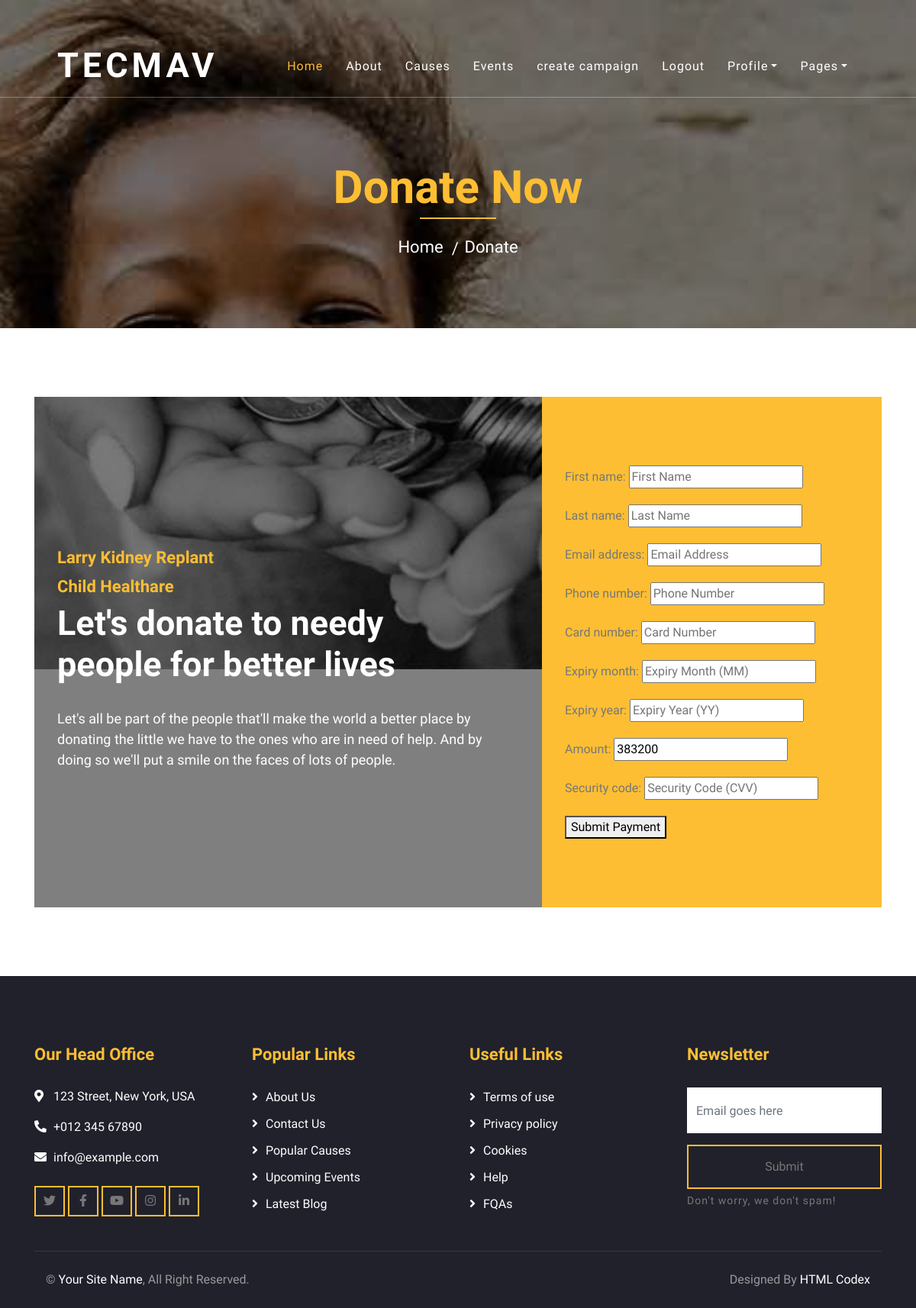
The page /process-payment/383200/2 (signed in) on the database as committed earlier.
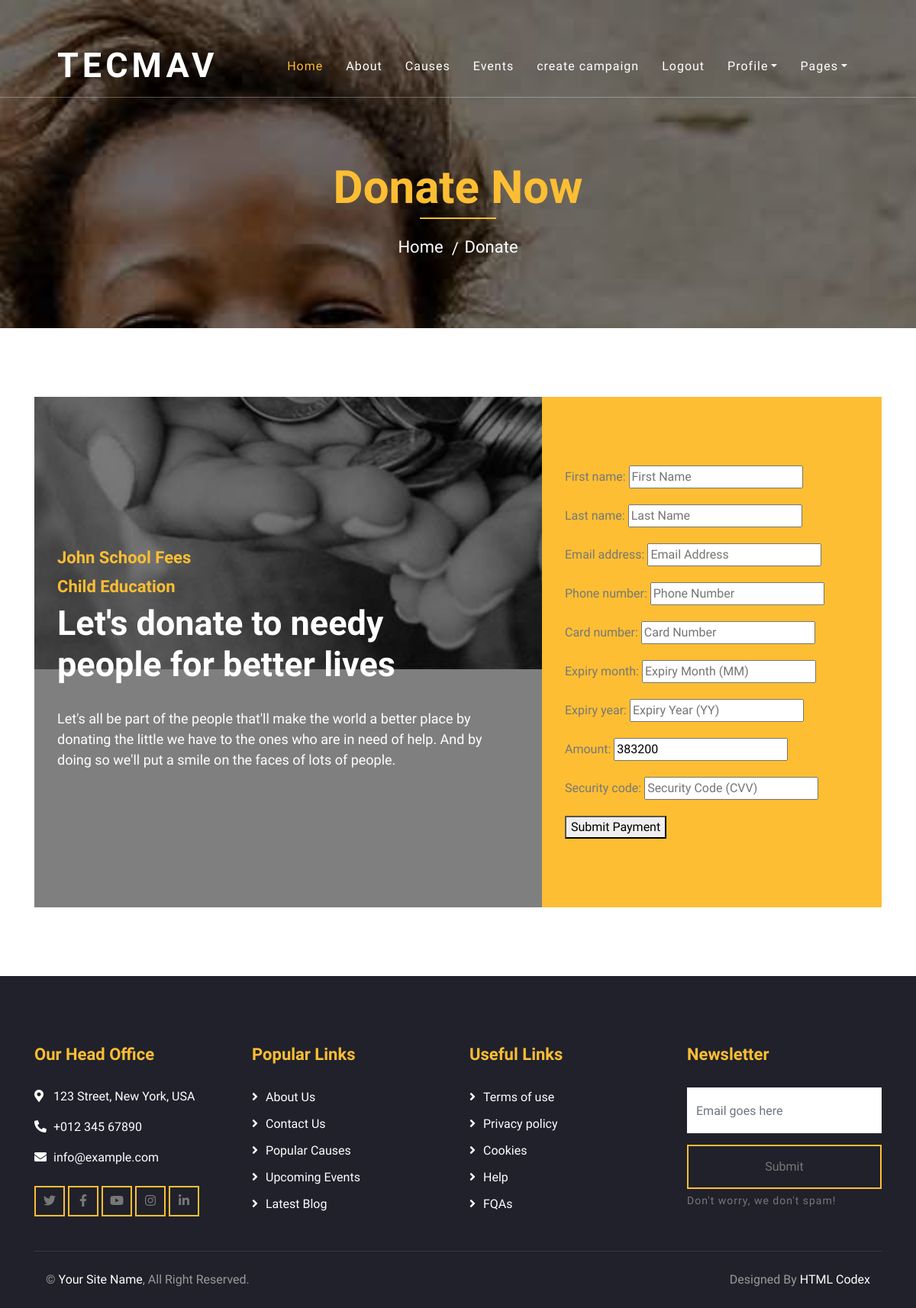
The same page on the database as committed later.
### fundraising/models.py (models this page shows, shortened)
class Campaign(models.Model):
    campaign_choices = [
        ('Child Education', 'child education'),
        ('Child Healthare', 'child healthcare')
    ]
    user = models.OneToOneField(User, on_delete=models.CASCADE)
    image = models.ImageField(upload_to='uploads/proofs/', null=False, blank=False)
    title = models.CharField(max_length=100, null=False, default=None)
    phone_number = models.CharField(max_length=50, null=False)
    goals = models.DecimalField(null=False, blank=False, decimal_places=2, max_digits=10)
    amount_raised = models.DecimalField(null=False, default=0,decimal_places=2, max_digits=10 )
    campaign_purpose = models.CharField(max_length=50, choices=campaign_choices, null=False , default='Child Education')
    created_at = models.DateTimeField(auto_now_add=True)

### fundraising/views.py (the view)
# urls.py: path('process-payment/<str:amount>/<int:campaign_id>', process_payment, name='process_payment'),
@login_required(login_url='login')
def process_payment(request, amount, campaign_id ):
    campaign = get_object_or_404(Campaign, id=campaign_id)
    if request.method == 'POST':
        form = PaymentForm(request.POST)
        if form.is_valid():
            first_name = form.cleaned_data['first_name']
            last_name = form.cleaned_data['last_name']
            email_address = form.cleaned_data['email_address']
            phone_number = form.cleaned_data['phone_number']
            card_number = form.cleaned_data['card_number']
            expiry_month = form.cleaned_data['expiry_month']
            expiry_year = form.cleaned_data['expiry_year']
            security_code = form.cleaned_data['security_code']
            pay_amount = float(amount)
            try:
                charge_success = charge_card(first_name, last_name, email_address, phone_number,
                                            card_number, expiry_month, expiry_year, security_code, pay_amount)
                try:
                    charge_success_data = json.loads(charge_success.content)  # Parse the JSON content
                    if charge_success_data('do3dsAuth'):
                        creq = charge_success_data('formData')  # This would generate the cryptogram (creq) for 3D Secure
                        threeDsUrl = "https://mtf.gateway.mastercard.com/acs/visa/v2/prompt"
                        response_data = {
                            'statusOk': {charge_success_data['statusOk']},
                            'do3dsAuth': True,
                            'threeDsUrl': threeDsUrl,
                            'formData': creq  # Cryptogram for 3D Secure
                        }
                        return JsonResponse(response_data)
                    elif charge_success_data["do3dsAuth"] == False & charge_success_data['statusOk'] :
                        donation_id = uuid.uuid4()
                        with transaction.atomic():
                            donation = Donation(
                                user_id=request.user.id,
                                amount=pay_amount,
                                campaign=campaign,
                                donation_id=donation_id,
                                payment_status='success',  # Payment successful
                            )
                            donation.save()
                            messages.success(request, "Donation Successful, Yay it's a great day")
                            return redirect('payment_success')
                    else:
                        return render(request, 'auths/payment_failure.html', {'messages': charge_success_data['message']})
                except Exception as e:
                    messages.error(request, 'please enter correct information')
                    return render(request, 'auths/payment_failure.html', {'error': str(e)})
            except Exception as e:
                return render(request, 'auths/payment_failure.html', {'error': str(e)})
        else:
            messages.error(request, 'incorrect credentials')
    else:
        form = PaymentForm(initial={'amount': amount})  # Set initial value here
    return render(request, 'auths/payment_form.html', {'form': form, 'campaign': campaign, 'amount': amount})

### fundraising/forms.py
class PaymentForm(forms.Form):
    first_name = forms.CharField(max_length=100, widget=forms.TextInput(attrs={'placeholder': 'First Name'}))
    last_name = forms.CharField(max_length=100, widget=forms.TextInput(attrs={'placeholder': 'Last Name'}))
    email_address = forms.EmailField(widget=forms.EmailInput(attrs={'placeholder': 'Email Address'}))
    phone_number = forms.CharField(max_length=20, widget=forms.TextInput(attrs={'placeholder': 'Phone Number'}))
    card_number = forms.CharField(max_length=16, widget=forms.TextInput(attrs={'placeholder': 'Card Number'}))
    expiry_month = forms.CharField(max_length=2, widget=forms.TextInput(attrs={'placeholder': 'Expiry Month (MM)'}))
    expiry_year = forms.CharField(max_length=2, widget=forms.TextInput(attrs={'placeholder': 'Expiry Year (YY)'}))
    amount = forms.DecimalField(max_digits=10, decimal_places=2)
    security_code = forms.CharField(max_length=4, widget=forms.TextInput(attrs={'placeholder': 'Security Code (CVV)'}))

### templates/auths/payment_form.html (shortened to what this page needs)
{% extends 'base.html' %}
{% load static %}
    {% block content %}
            <div class="page-header">
                <div class="container">
                    <div class="row">
                        <div class="col-12">
                            <h2>Donate Now</h2>
                        </div>
                        <div class="col-12">
                            <a href="{% url 'home' %}">Home</a>
                            <a href="{% url 'donate' %}">Donate</a>
                        </div>
                    </div>
                </div>
            </div>
            <div class="container">
                <div class="donate" data-parallax="scroll" data-image-src="{% static 'img/donate.jpg' %}">
                    <div class="row align-items-center">
                        <div class="col-lg-7">
                            <div class="donate-content">
                                <div class="section-header">
                                    <p>{{ campaign.title }}</p>
                                    <p>{{ campaign.campaign_purpose }}</p>
                                    <h2>Let's donate to needy people for better lives</h2>
                                </div>
                                <div class="donate-text">
                                    <p>
                                        Let's all be part of the people that'll make the world a better place by donating the little we have to the ones who are in need of help. And by doing so we'll put a smile on the faces of lots of people.
                                    </p>
                                </div>
                            </div>
                        </div>
                        <div class="col-lg-5">
                            <div class="donate-form">
                                <form method="POST" action="{% url 'process_payment' campaign_id=campaign.id amount=amount %}">
                                    {{ form.as_p }}
                                    <button type="submit">Submit Payment</button>
                                </form>
                            </div>
                        </div>
                    </div>
                </div>
            </div>
    {% endblock %}

### templates/base.html (shortened to what this page needs)
<!DOCTYPE html>
<html lang="en">
    <head>
        {% load static %}
        <link href="https://stackpath.bootstrapcdn.com/bootstrap/4.4.1/css/bootstrap.min.css" rel="stylesheet">
        <link href="https://cdnjs.cloudflare.com/ajax/libs/font-awesome/5.10.0/css/all.min.css" rel="stylesheet">
        <link href="{% static 'lib/flaticon/font/flaticon.css' %}" rel="stylesheet">
        <link href="{% static 'lib/animate/animate.min.css' %}" rel="stylesheet">
        <link href="{% static 'lib/owlcarousel/assets/owl.carousel.min.css' %}" rel="stylesheet">
        <link href="{% static 'css/style.css' %}" rel="stylesheet">
    </head>
    <body>
        <div class="navbar navbar-expand-lg bg-dark navbar-dark">
            <div class="container-fluid">
                <a href="{% url 'home' %}" class="navbar-brand">TECMAV</a>
                <div class="collapse navbar-collapse justify-content-between" id="navbarCollapse">
                    <div class="navbar-nav ml-auto">
                        <a href="{% url 'home' %}" class="nav-item nav-link active">Home</a>
                        <a href="{% url 'about' %}" class="nav-item nav-link">About</a>
                        <a href="{% url 'causes' %}" class="nav-item nav-link">Causes</a>
                        <a href="{% url 'event' %}" class="nav-item nav-link">Events</a>
                        <a href="{% url 'campaign' %}" class="nav-item nav-link">create campaign</a>
                        {% if user.is_authenticated %}
                            <a href="{% url 'logout' %}" class="nav-item nav-link">Logout</a>
                        {% else %}
                            <a href="{% url 'login' %}" class="nav-item nav-link">Login</a>
                        {% endif %}
                        <div class="nav-item dropdown">
                            <a href="#" class="nav-link dropdown-toggle" data-toggle="dropdown">Profile</a>
                        </div>
                        <div class="nav-item dropdown">
                            <a href="#" class="nav-link dropdown-toggle" data-toggle="dropdown">Pages</a>
                        </div>
                    </div>
                </div>
            </div>
        </div>
        {% block content %}
        {% endblock %}
        <div class="footer">
            <div class="container">
                <div class="row">
                    <div class="col-lg-3 col-md-6">
                        <div class="footer-contact">
                            <h2>Our Head Office</h2>
                            <p><i class="fa fa-map-marker-alt"></i>123 Street, New York, USA</p>
                            <p><i class="fa fa-phone-alt"></i>+012 345 67890</p>
                            <p><i class="fa fa-envelope"></i>info@example.com</p>
                            <div class="footer-social">
                                <a class="btn btn-custom" href=""><i class="fab fa-twitter"></i></a>
                                <a class="btn btn-custom" href=""><i class="fab fa-facebook-f"></i></a>
                                <a class="btn btn-custom" href=""><i class="fab fa-youtube"></i></a>
                                <a class="btn btn-custom" href=""><i class="fab fa-instagram"></i></a>
                                <a class="btn btn-custom" href=""><i class="fab fa-linkedin-in"></i></a>
                            </div>
                        </div>
                    </div>
                    <div class="col-lg-3 col-md-6">
                        <div class="footer-link">
                            <h2>Popular Links</h2>
                            <a href="">About Us</a>
                            <a href="">Contact Us</a>
                            <a href="">Popular Causes</a>
                            <a href="">Upcoming Events</a>
                            <a href="">Latest Blog</a>
                        </div>
                    </div>
                    <div class="col-lg-3 col-md-6">
                        <div class="footer-link">
                            <h2>Useful Links</h2>
                            <a href="">Terms of use</a>
                            <a href="">Privacy policy</a>
                            <a href="">Cookies</a>
                            <a href="">Help</a>
                            <a href="">FQAs</a>
                        </div>
                    </div>
                    <div class="col-lg-3 col-md-6">
                        <div class="footer-newsletter">
                            <h2>Newsletter</h2>
                            <form>
                                <input class="form-control" placeholder="Email goes here">
                                <button class="btn btn-custom">Submit</button>
                                <label>Don't worry, we don't spam!</label>
                            </form>
                        </div>
                    </div>
                </div>
            </div>
            <div class="container copyright">
                <div class="row">
                    <div class="col-md-6">
                        <p>&copy; <a href="#">Your Site Name</a>, All Right Reserved.</p>
                    </div>
                    <div class="col-md-6">
                        <p>Designed By <a href="https://htmlcodex.com">HTML Codex</a></p>
                    </div>
                </div>
            </div>
        </div>
    </body>
</html>

Rows that differ between the two databases and show on the page:
changed Campaign: title "Larry Kidney Replant" → "John School Fees"; campaign_purpose "Child Healthare" → "Child Education"
